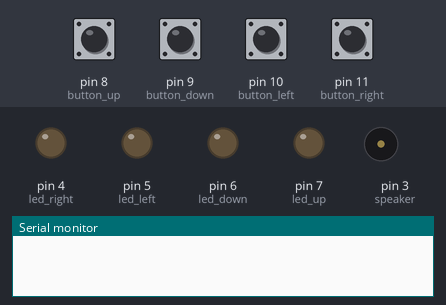
This sketch was run on a simulated Arduino Uno, built with avr-gcc and run on an emulated ATmega328P. Parts: output pins drawn as LEDs (lit = HIGH), buzzer (waves = sounding), the last lines printed to the serial monitor. The test bench sets the inputs (shaded band); at power-on: pin 8 (button_up), pin 9 (button_down), pin 10 (button_left), pin 11 (button_right) LOW. Random numbers use the default seed unless the sketch sets one; pins used as bus, display or sensor lines are not drawn.

Above: at 4.4 s.
4.5 s: pin 9 (button_down) pulled HIGH for 0.15 s
At 5.3 s:
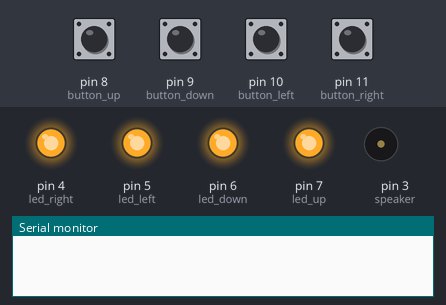
At 9.0 s:
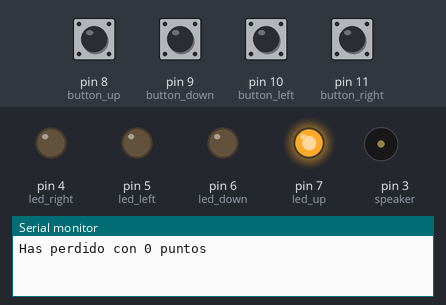
Timing chart, 0 to 11.7 s (numbered marks = the images above; inputs shaded):
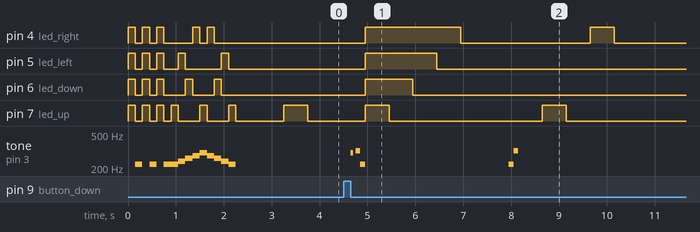

The sketch:

SimonDice.ino
```cpp
/*
 * Buttons
 * -------
 * 8 - Up
 * 9 - Down
 * 10 - Left
 * 11 - Right
 *
 * LEDs
 * ----
 * 4 - Right
 * 5 - Left
 * 6 - Down
 * 7 - Up
 */

#define button_up 8
#define button_down 9
#define button_left 10
#define button_right 11

#define led_up 7
#define led_down 6
#define led_left 5
#define led_right 4

#define speaker 3
#define reset 2

int button;

byte* simon_dice;
int simon_size;

void setup() {
  simon_setup();

  // Randomize & alloc memory

  randomSeed(analogRead(0));
  simon_dice = (byte*) malloc(1*sizeof(byte));
  simon_size = 0; // No elements

  // Debug & delay

  Serial.begin(9600); // Debug
  delay(1000);
}

void loop() {
  // Play all
  simon_play();

  // Get new random LED
  simon_get();

  for (int i = 0; i < simon_size; i++) {
    // Wait for input...
    while ((button = simon_listen()) == -1);

    // Validate input
    if (simon_dice[i] != button) simon_lose();
  }

  // Success dude!
  simon_success();

  delay(500);
}
```

SimonUtils.ino
```cpp
// Simon Utils
const int delta_time = 500;

void simon_setup() {
  const int delta_time = 150; // Override

  pinMode(led_up, OUTPUT);
  pinMode(led_down, OUTPUT);
  pinMode(led_left, OUTPUT);
  pinMode(led_right, OUTPUT);

  pinMode(button_up, INPUT);
  pinMode(button_down, INPUT);
  pinMode(button_left, INPUT);
  pinMode(button_right, INPUT);

  pinMode(speaker, OUTPUT);
  pinMode(reset, OUTPUT);

  digitalWrite(reset, HIGH);

  // Visual...

  for (int i = 0; i < 3; i++) {
    digitalWrite(led_up, HIGH);
    digitalWrite(led_down, HIGH);
    digitalWrite(led_left, HIGH);
    digitalWrite(led_right, HIGH);

    delay(delta_time);

    digitalWrite(led_up, LOW);
    digitalWrite(led_down, LOW);
    digitalWrite(led_left, LOW);
    digitalWrite(led_right, LOW);

    tone(speaker, 220);
    delay(delta_time);
    noTone(speaker);
  }

  digitalWrite(led_up, HIGH);
  tone(speaker, 220);
  delay(delta_time);
  digitalWrite(led_up, LOW);

  digitalWrite(led_left, HIGH);
  tone(speaker, 240);
  delay(delta_time);
  digitalWrite(led_left, LOW);

  digitalWrite(led_down, HIGH);
  tone(speaker, 260);
  delay(delta_time);
  digitalWrite(led_down, LOW);

  digitalWrite(led_right, HIGH);
  tone(speaker, 280);
  delay(delta_time);
  digitalWrite(led_right, LOW);

  digitalWrite(led_up, HIGH);
  tone(speaker, 300);
  delay(delta_time);
  digitalWrite(led_up, LOW);

  // Return :D

  digitalWrite(led_right, HIGH);
  tone(speaker, 280);
  delay(delta_time);
  digitalWrite(led_right, LOW);

  digitalWrite(led_down, HIGH);
  tone(speaker, 260);
  delay(delta_time);
  digitalWrite(led_down, LOW);

  digitalWrite(led_left, HIGH);
  tone(speaker, 240);
  delay(delta_time);
  digitalWrite(led_left, LOW);

  digitalWrite(led_up, HIGH);
  tone(speaker, 220);
  delay(delta_time);
  digitalWrite(led_up, LOW);

  noTone(speaker);
}

void simon_play() {
  for (int i = 0; i < simon_size; i++) {
    switch(simon_dice[i]) { // OPT SWITCH
    case 0:
      digitalWrite(led_up, HIGH);
      delay(delta_time);
      digitalWrite(led_up, LOW);
      break;
    case 1:
      digitalWrite(led_down, HIGH);
      delay(delta_time);
      digitalWrite(led_down, LOW);
      break;
    case 2:
      digitalWrite(led_left, HIGH);
      delay(delta_time);
      digitalWrite(led_left, LOW);
      break;
    case 3:
      digitalWrite(led_right, HIGH);
      delay(delta_time);
      digitalWrite(led_right, LOW);
      break;
    }

    delay(delta_time);
  }
}

void simon_get() {
  byte rand = random(4);

  switch(rand) { // OPT SWITCH
  case 0:
    digitalWrite(led_up, HIGH);
    delay(delta_time);
    digitalWrite(led_up, LOW);
    break;
  case 1:
    digitalWrite(led_down, HIGH);
    delay(delta_time);
    digitalWrite(led_down, LOW);
    break;
  case 2:
    digitalWrite(led_left, HIGH);
    delay(delta_time);
    digitalWrite(led_left, LOW);
    break;
  case 3:
    digitalWrite(led_right, HIGH);
    delay(delta_time);
    digitalWrite(led_right, LOW);
    break;
  }

  simon_dice[simon_size++] = rand;
  simon_dice = (byte*) realloc(simon_dice, simon_size + sizeof(byte));
}

int simon_listen() {
  if (digitalRead(button_up)) {
    while(digitalRead(button_up));
    beep();
    return 0;
  }
  else if (digitalRead(button_down)) {
    while(digitalRead(button_down));
    beep();
    return 1;
  }
  else if (digitalRead(button_left)) {
    while(digitalRead(button_left));
    beep();
    return 2;
  }
  else if (digitalRead(button_right)) {
    while(digitalRead(button_right));
    beep();
    return 3;
  }

  return -1;
}

void simon_success() {
  tone(speaker, 220, 100);
  delay(100);
  tone(speaker, 320, 100);
  delay(100);
}

void simon_lose() {
  tone(speaker, 320, 100);
  delay(100);
  tone(speaker, 220, 100);
  delay(100);

  digitalWrite(led_up, HIGH);
  digitalWrite(led_down, HIGH);
  digitalWrite(led_left, HIGH);
  digitalWrite(led_right, HIGH);
  delay(delta_time);

  digitalWrite(led_up, LOW);
  delay(delta_time);
  digitalWrite(led_down, LOW);
  delay(delta_time);
  digitalWrite(led_left, LOW);
  delay(delta_time);
  digitalWrite(led_right, LOW);
  delay(delta_time);

  Serial.print("Has perdido con ");
  Serial.print(simon_size -1);
  Serial.println(" puntos");

  // So the message is received...
  delay(500);

  // Kill me
  digitalWrite(reset, LOW);
}

void beep() {
  tone(speaker, 300);
  delay(50);
  noTone(speaker);
  delay(50);
}
```

Measured:
- after the input at 4.5 s, pin 4 (led_right): LOW → HIGH after 0.45 s, → LOW 2.0 s later, → HIGH 2.7 s later, → LOW 0.50 s later; pin 5 (led_left): LOW → HIGH after 0.45 s, → LOW 1.5 s later
